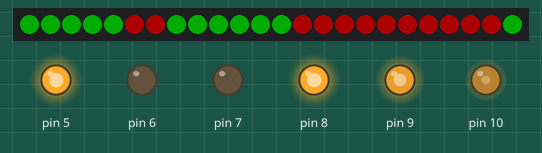
Simulated run of this sketch. Board: Arduino Uno, built with avr-gcc and run on an emulated ATmega328P. On the bench: 24 RGB LEDs in strip order, left to right, output pins drawn as LEDs (lit = HIGH). Dim RGB values are drawn brighter than linear.

Above: at 3.33 s.
At 12.19 s:
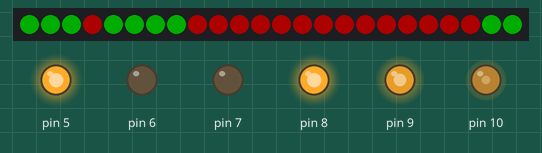
At 21.07 s:
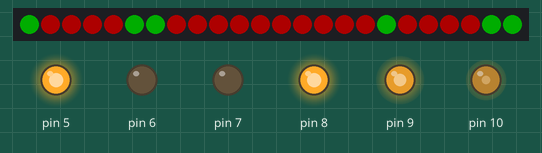
At 38.33 s:
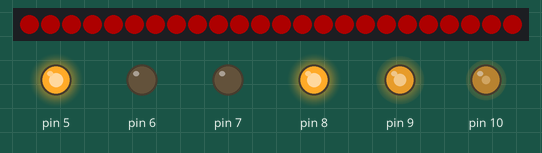
Timing chart, 0 to 39.8 s (numbered marks = the images above):
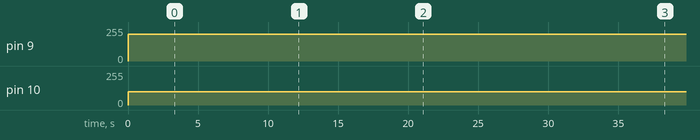

The sketch:

StehendesLauflicht-Kugelfahrzeug.ino
```cpp
// Autor: Peter

#include "AutoPositionierung.h"
AutoPositionierung auto_positionierung;

#include "StehendesLauflicht.h"
StehendesLauflicht stehendes_lauflicht;

#include "Motor.h"
Motor left_motor, right_motor;

void setup() {
	left_motor.init(7, 8, 10, true);
	right_motor.init(5, 6, 9);
	stehendes_lauflicht.setup();
	auto_positionierung.setup();
}

void loop() {
	int ml = 100;
	int mr = 200;
	left_motor.set_speed(ml);
	right_motor.set_speed(mr);
	auto_positionierung.motor_ansteurerung(ml, mr);

	auto_positionierung.update();

	stehendes_lauflicht.update(auto_positionierung.auto_position, auto_positionierung.Orientation_radians);
}
```

AutoPositionierung.cpp
```cpp
#include "AutoPositionierung.h"

void AutoPositionierung::setup() {
	prev_millis = millis();
}

void AutoPositionierung::motor_ansteurerung(int motor_left, int motor_right) {
	ml = motor_left;
	mr = motor_right;
}

void AutoPositionierung::update() {
	current_millis = millis();

	t = current_millis - prev_millis;

	// position bestimmung
	current_orient=prev_orient+((Vr-Vl)/(b))*t*k*r;
	current_orient=(current_orient+7200) % 3600;
	Orientation=current_orient/10;
	Orientation_radians = Orientation * (PI / 180.f);

	// motor geschwindigkeit
	if (ml < 70 && (ml > -70) ) Vl=0;
	if (ml >= 70) Vl=0.0121*pow(ml-70, 0.64);
	if (ml <= -70) Vl=-0.0121*pow(-ml-70, 0.64);

	if (mr < 70 && (mr >= -70) ) Vr=0;
	if (mr >= 70) Vr=0.0121*pow(mr-70, 0.64);
	if (mr <= -70) Vr=-0.0121*pow(-mr-70, 0.64);
	delay(10);

	r=-1.49*abs(Vr-Vl)+1.56;
	a=abs(Vr-Vl)*100;

	float delta_time = (current_millis - prev_millis) * 0.001f;

	float d = ((Vl + Vr) / 2.f) * delta_time;
	d *= 20.f; // passt geschwindigkeit an
	auto_position.x += d * sin(Orientation_radians);
	auto_position.y += d * cos(Orientation_radians);

	prev_orient=current_orient;
	prev_millis=current_millis;
}
```

AutoPositionierung.h
```cpp
#pragma once

#include "Arduino.h"
#include "Vec2.hpp"

class AutoPositionierung {
public:
	void setup();
	void motor_ansteurerung(int motor_left, int motor_right);
	void update();

	Vec2 auto_position;
	float Orientation_radians = 0.f;

private:
	unsigned long prev_millis = 0;
	unsigned long current_millis = 0;
	int ml, mr; // motor ansteuerung 0-255
	float Vr=0;                     //Geschwindigkeit rechts in m/s
	float Vl=0;                     //Geschwindigkeit links in m/s
	unsigned int t;                 //Dauer des letzten Programmdurchlaufs
	float k=0.525;                  //Faktor k zur groben Korrektur
	float r=1;                      //Faktor r zur Feinkorrektur für Reibung etc
	int current_orient=0;                  //Orientation des Fahrzeugs (in 0.1°)
	int prev_orient=0;                  //letzte Orientation des Fahrzeugs (in 0.1°)
	int Orientation;               //tatsächliche Orientation in °
	float b=0.13;                   //Abstand der Räder in m
	float a;                      //Differenz der Geschwindigkeiten
};
```

Motor.h
```cpp
// Author: Peter Hennig
// von Linienfolger zum testen

#pragma once

enum class MotorDirection {
  Forward,
  Backward
};

class Motor {
public:
  Motor() {}

  void init(int in1, int in2, int pwm, bool builtin_reverse = false) {
	m_In1 = in1;
	m_In2 = in2;
	m_PWM = pwm;
	m_BuiltinReverse = builtin_reverse;

	pinMode(m_PWM, OUTPUT);
	pinMode(m_In1, OUTPUT);
	pinMode(m_In2, OUTPUT);

	set_direction(MotorDirection::Forward);
  }

  // Set the direction of the motor (forward/backward)
  void set_direction(MotorDirection motorDirection) {
	bool forward = motorDirection == MotorDirection::Forward;
	if (m_BuiltinReverse) forward = !forward;
	digitalWrite(m_In1, forward);
	digitalWrite(m_In2, !forward);
  }

  void turn_on() {
	set_direction(MotorDirection::Forward);
  }

  void turn_off() {
	digitalWrite(m_In1, LOW);
	digitalWrite(m_In2, LOW);
  }

#define MAX_MOTOR_SPEED 255
#define MIN_MOTOR_SPEED 85
  // Set target speed of the motor (0, 85 - 255)
  void set_speed(int rotation_speed) {
	if (rotation_speed < MIN_MOTOR_SPEED) {
	  if (rotation_speed < 42) rotation_speed = 0;
	  else if (rotation_speed > 42) rotation_speed = 42;
	}
	rotation_speed = constrain(rotation_speed, 0, MAX_MOTOR_SPEED);
	analogWrite(m_PWM, rotation_speed);
  }

private:
  int m_PWM, m_In1, m_In2;
  bool m_BuiltinReverse;
};
```

StehendesLauflicht.cpp
```cpp
#include "StehendesLauflicht.h"

// Abstand aller Lichter zu der Mitte des Autos
// Auto: 10cm * 10cm
// Abstand der Ränder: 0.5cm
// Abstand zwischen Lichtern 1,8cm
Vec2 lichter_abtaende[NEO_PIXEL_LED_COUNT] = {
	// rechts
	Vec2(5.f, -4.5f),
	Vec2(5.f, -2.7f),
	Vec2(5.f, -0.9f),
	Vec2(5.f, 0.9f),
	Vec2(5.f, 2.7f),
	Vec2(5.f, 4.5f),

	// vorne
	Vec2(4.5f, 5.f),
	Vec2(2.7f, 5.f),
	Vec2(0.9f, 5.f),
	Vec2(-0.9f, 5.f),
	Vec2(-2.7f, 5.f),
	Vec2(-4.5f, 5.f),

	// links
	Vec2(-5.f, 4.5f),
	Vec2(-5.f, 2.7f),
	Vec2(-5.f, 0.9f),
	Vec2(-5.f, -0.9f),
	Vec2(-5.f, -2.7f),
	Vec2(-5.f, -4.5f),

	// hinten
	Vec2(-4.5f, -5.f),
	Vec2(-2.7f, -5.f),
	Vec2(-0.9f, -5.f),
	Vec2(0.9f, -5.f),
	Vec2(2.7f, -5.f),
	Vec2(4.5f, -5.f),
};

void StehendesLauflicht::setup() {
	neo_pixel.begin();
	neo_pixel.setBrightness(50);
	neo_pixel.clear();
}

void StehendesLauflicht::update(const Vec2& position, float orientation_radians) {
	neo_pixel.clear();

	const Farbe rot = neo_pixel.Color(255, 0, 0);
	const Farbe gruen = neo_pixel.Color(0, 255, 0);
	for (int i = 0; i < NEO_PIXEL_LED_COUNT; i++) {
		Vec2 licht_position = position + lichter_abtaende[i].rotiert(orientation_radians);
		neo_pixel.setPixelColor(i, schachbrett_farbe(licht_position, 6.f, rot, gruen));
	}
	neo_pixel.show();
}

StehendesLauflicht::Farbe StehendesLauflicht::schachbrett_farbe(const Vec2& pos, float scale, Farbe farbe1, Farbe farbe2) {
	// 'volatile' MUSS hier sein, ansonsten wird flip wegoptimisiert und ist immer true
	// ähnlicher bug: https://stackoverflow.com/questions/67359667/how-to-prevent-c-compiler-optimising-variable
	volatile bool flip = ((int)(pos.x / scale) + (int)(pos.y / scale)) % 2 == 0;
	return flip ? farbe1 : farbe2;
}
```

StehendesLauflicht.h
```cpp
#pragma once

#include "Arduino.h"
#include <Adafruit_NeoPixel.h>
#include "Vec2.hpp"

#define NEO_PIXEL_PIN 11
#define NEO_PIXEL_LED_COUNT 24

class StehendesLauflicht {
public:
	void setup();
	void update(const Vec2& position, float orientation_radians);

private:
	Adafruit_NeoPixel neo_pixel = Adafruit_NeoPixel(NEO_PIXEL_LED_COUNT, NEO_PIXEL_PIN, NEO_GRB + NEO_KHZ800);

	using Farbe = uint32_t;
	static Farbe schachbrett_farbe(const Vec2& pos, float scale, Farbe farbe1, Farbe farbe2);
};
```

Vec2.hpp
```cpp
// Autor: Peter

#pragma once

struct Vec2 {
	float x = 0.f, y = 0.f;

	Vec2(float x = 0.f, float y = 0.f)
		: x(x), y(y) {}

	inline Vec2 operator+(const Vec2& other) const {
		return Vec2(x + other.x, y + other.y);
	}

	inline Vec2 rotiert(float radians) const {
		float c = cos(radians);
		float s = sin(radians);
		return Vec2(c * x - s * y, s * x + c * y);
	}
};
```

Measured:
- by itself, pin 9: 0/255 → 200/255 at 0.00 s
- by itself, pin 10: 0/255 → 100/255 at 0.00 s
